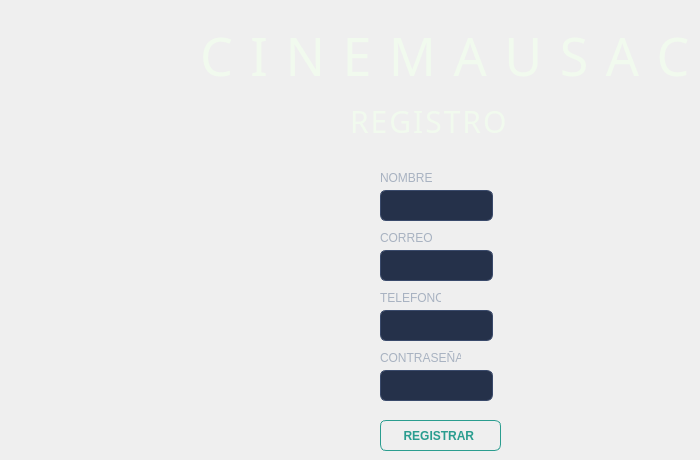
      <widget class="QWidget" name="tab_9">
       <attribute name="title">
        <string>REGISTRAR</string>
       </attribute>
       <widget class="QLineEdit" name="txtRegNombre">
        <property name="geometry">
         <rect>
          <x>380</x>
          <y>190</y>
          <width>113</width>
          <height>31</height>
         </rect>
        </property>
        <property name="styleSheet">
         <string notr="true">QLineEdit {
    background-color: #25314A;
    border: 1px solid #3A4A6B;
    border-radius: 6px;
    padding: 6px 10px;
    color: #F1FAEE;
    font-family: &quot;Montserrat&quot;;
    font-size: 13px;
}
QLineEdit:focus {
    border: 1px solid #4A6FA5;
}</string>
        </property>
       </widget>
       <widget class="QLineEdit" name="txtRegCorreo">
        <property name="geometry">
         <rect>
          <x>380</x>
          <y>250</y>
          <width>113</width>
          <height>31</height>
         </rect>
        </property>
        <property name="styleSheet">
         <string notr="true">QLineEdit {
    background-color: #25314A;
    border: 1px solid #3A4A6B;
    border-radius: 6px;
    padding: 6px 10px;
    color: #F1FAEE;
    font-family: &quot;Montserrat&quot;;
    font-size: 13px;
}
QLineEdit:focus {
    border: 1px solid #4A6FA5;
}</string>
        </property>
       </widget>
       <widget class="QLineEdit" name="txtRegTel">
        <property name="geometry">
         <rect>
          <x>380</x>
          <y>310</y>
          <width>113</width>
          <height>31</height>
         </rect>
        </property>
        <property name="styleSheet">
         <string notr="true">QLineEdit {
    background-color: #25314A;
    border: 1px solid #3A4A6B;
    border-radius: 6px;
    padding: 6px 10px;
    color: #F1FAEE;
    font-family: &quot;Montserrat&quot;;
    font-size: 13px;
}
QLineEdit:focus {
    border: 1px solid #4A6FA5;
}</string>
        </property>
       </widget>
       <widget class="QLineEdit" name="txtRegPass">
        <property name="geometry">
         <rect>
          <x>380</x>
          <y>370</y>
          <width>113</width>
          <height>31</height>
         </rect>
        </property>
        <property name="styleSheet">
         <string notr="true">QLineEdit {
    background-color: #25314A;
    border: 1px solid #3A4A6B;
    border-radius: 6px;
    padding: 6px 10px;
    color: #F1FAEE;
    font-family: &quot;Montserrat&quot;;
    font-size: 13px;
}
QLineEdit:focus {
    border: 1px solid #4A6FA5;
}</string>
        </property>
        <property name="echoMode">
         <enum>QLineEdit::EchoMode::Password</enum>
        </property>
       </widget>
       <widget class="QPushButton" name="btnRegistrarUsuario">
        <property name="geometry">
         <rect>
          <x>380</x>
          <y>420</y>
          <width>121</width>
          <height>31</height>
         </rect>
        </property>
        <property name="styleSheet">
         <string notr="true">QPushButton {
    background-color: transparent;
    color: #2A9D8F;
    border: 1px solid #2A9D8F;
    border-radius: 6px;
    padding: 6px 14px;
    font-family: &quot;Montserrat&quot;;
    font-weight: 600;
}
QPushButton:hover {
    background-color: #2A9D8F;
    color: #F1FAEE;
}
QPushButton:pressed {
    background-color: #1F766C;
    border: 1px solid #1F766C;
    color: #F1FAEE;
}</string>
        </property>
        <property name="text">
         <string>REGISTRAR </string>
        </property>
       </widget>
       <widget class="QLabel" name="label_37">
        <property name="geometry">
         <rect>
          <x>380</x>
          <y>170</y>
          <width>61</width>
          <height>16</height>
         </rect>
        </property>
        <property name="styleSheet">
         <string notr="true">font-family: &quot;Montserrat Medium&quot;;
font-size: 12px;
color: #A8B2C1;
background: transparent;</string>
        </property>
        <property name="text">
         <string>NOMBRE</string>
        </property>
       </widget>
       <widget class="QLabel" name="label_42">
        <property name="geometry">
         <rect>
          <x>380</x>
          <y>230</y>
          <width>61</width>
          <height>16</height>
         </rect>
        </property>
        <property name="styleSheet">
         <string notr="true">font-family: &quot;Montserrat Medium&quot;;
font-size: 12px;
color: #A8B2C1;
background: transparent;</string>
        </property>
        <property name="text">
         <string>CORREO</string>
        </property>
       </widget>
       <widget class="QLabel" name="label_44">
        <property name="geometry">
         <rect>
          <x>380</x>
          <y>290</y>
          <width>61</width>
          <height>16</height>
         </rect>
        </property>
        <property name="styleSheet">
         <string notr="true">font-family: &quot;Montserrat Medium&quot;;
font-size: 12px;
color: #A8B2C1;
background: transparent;</string>
        </property>
        <property name="text">
         <string>TELEFONO</string>
        </property>
       </widget>
       <widget class="QLabel" name="label_45">
        <property name="geometry">
         <rect>
          <x>380</x>
          <y>350</y>
          <width>81</width>
          <height>16</height>
         </rect>
        </property>
        <property name="styleSheet">
         <string notr="true">font-family: &quot;Montserrat Medium&quot;;
font-size: 12px;
color: #A8B2C1;
background: transparent;</string>
        </property>
        <property name="text">
         <string>CONTRASEÑA</string>
        </property>
       </widget>
       <widget class="QLabel" name="label_59">
        <property name="geometry">
         <rect>
          <x>200</x>
          <y>20</y>
          <width>491</width>
          <height>71</height>
         </rect>
        </property>
        <property name="font">
         <font>
          <family>Bebas Neue</family>
          <pointsize>-1</pointsize>
         </font>
        </property>
        <property name="styleSheet">
         <string notr="true">

font-family: &quot;Bebas Neue&quot;;
font-size: 52px;
color: #F1FAEE;
letter-spacing: 2px;
background: transparent;</string>
        </property>
        <property name="text">
         <string>C I N E M A U S A C</string>
        </property>
       </widget>
       <widget class="QLabel" name="label_60">
        <property name="geometry">
         <rect>
          <x>350</x>
          <y>100</y>
          <width>161</width>
          <height>41</height>
         </rect>
        </property>
        <property name="font">
         <font>
          <family>Bebas Neue</family>
          <pointsize>-1</pointsize>
         </font>
        </property>
        <property name="cursor">
         <cursorShape>ArrowCursor</cursorShape>
        </property>
        <property name="styleSheet">
         <string notr="true">

font-family: &quot;Bebas Neue&quot;;
font-size: 30px;
color: #F1FAEE;
letter-spacing: 2px;
background: transparent;</string>
        </property>
        <property name="text">
         <string>REGISTRO</string>
        </property>
       </widget>
      </widget>
